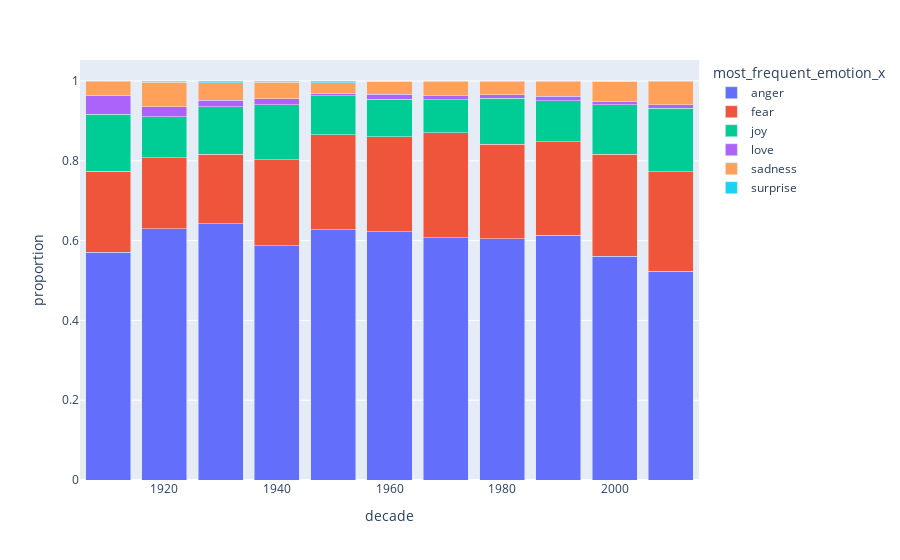

The code cell stored with this chart in its notebook:
### Code cell
merged_df = merged_df[merged_df['MovieReleaseDate'] >= 1910]

merged_df['decade'] = (merged_df['MovieReleaseDate'] // 10) * 10

df_grouped = merged_df.groupby(['decade', 'most_frequent_emotion_x']).size().reset_index(name='count')

total_per_decade = merged_df.groupby(['decade']).size().reset_index(name='total')

df_merged = pd.merge(df_grouped, total_per_decade, on='decade')
df_merged['proportion'] = df_merged['count'] / df_merged['total']

fig = px.bar(df_merged, x='decade', y='proportion', color='most_frequent_emotion_x', barmode='stack')
fig.show()


contingency_table = pd.crosstab(df_merged['decade'], df_merged['most_frequent_emotion_x'])

chi2, p, dof, expected = chi2_contingency(contingency_table)

print(f"Chi-squared: {chi2}, p-value: {p}")

fig_json = fig.to_json()

with open('figures/time-emotion.json', 'w') as json_file:
    json.dump(json.loads(fig_json), json_file, indent=4)

### Figure 1 — Plotly figure (JSON) as saved in the notebook; plotly's stock layout.template omitted (floating-point values rounded to 4 significant figures)
{"data": [{"alignmentgroup": "True", "hovertemplate": "most_frequent_emotion_x=anger<br>decade=%{x}<br>proportion=%{y}<extra></extra>", "legendgroup": "anger", "marker": {"color": "#636efa", "pattern": {"shape": ""}}, "name": "anger", "offsetgroup": "anger", "orientation": "v", "showlegend": true, "textposition": "auto", "type": "bar", "x": [1910, 1920, 1930, 1940, 1950, 1960, 1970, 1980, 1990, 2000, 2010], "xaxis": "x", "y": [0.5714, 0.6299, 0.6427, 0.5872, 0.6274, 0.6223, 0.607, 0.605, 0.6129, 0.5603, 0.5237], "yaxis": "y"}, {"alignmentgroup": "True", "hovertemplate": "most_frequent_emotion_x=fear<br>decade=%{x}<br>proportion=%{y}<extra></extra>", "legendgroup": "fear", "marker": {"color": "#EF553B", "pattern": {"shape": ""}}, "name": "fear", "offsetgroup": "fear", "orientation": "v", "showlegend": true, "textposition": "auto", "type": "bar", "x": [1910, 1920, 1930, 1940, 1950, 1960, 1970, 1980, 1990, 2000, 2010], "xaxis": "x", "y": [0.2024, 0.1779, 0.1735, 0.2159, 0.2377, 0.2374, 0.2627, 0.2365, 0.2349, 0.2567, 0.2487], "yaxis": "y"}, {"alignmentgroup": "True", "hovertemplate": "most_frequent_emotion_x=joy<br>decade=%{x}<br>proportion=%{y}<extra></extra>", "legendgroup": "joy", "marker": {"color": "#00cc96", "pattern": {"shape": ""}}, "name": "joy", "offsetgroup": "joy", "orientation": "v", "showlegend": true, "textposition": "auto", "type": "bar", "x": [1910, 1920, 1930, 1940, 1950, 1960, 1970, 1980, 1990, 2000, 2010], "xaxis": "x", "y": [0.1429, 0.1032, 0.1195, 0.1376, 0.09743, 0.09472, 0.08369, 0.1153, 0.1029, 0.124, 0.16], "yaxis": "y"}, {"alignmentgroup": "True", "hovertemplate": "most_frequent_emotion_x=love<br>decade=%{x}<br>proportion=%{y}<extra></extra>", "legendgroup": "love", "marker": {"color": "#ab63fa", "pattern": {"shape": ""}}, "name": "love", "offsetgroup": "love", "orientation": "v", "showlegend": true, "textposition": "auto", "type": "bar", "x": [1910, 1920, 1930, 1940, 1950, 1960, 1970, 1980, 1990, 2000, 2010], "xaxis": "x", "y": [0.04762, 0.02491, 0.01542, 0.01542, 0.005353, 0.01199, 0.009534, 0.008376, 0.01072, 0.008522, 0.008388], "yaxis": "y"}, {"alignmentgroup": "True", "hovertemplate": "most_frequent_emotion_x=sadness<br>decade=%{x}<br>proportion=%{y}<extra></extra>", "legendgroup": "sadness", "marker": {"color": "#FFA15A", "pattern": {"shape": ""}}, "name": "sadness", "offsetgroup": "sadness", "orientation": "v", "showlegend": true, "textposition": "auto", "type": "bar", "x": [1910, 1920, 1930, 1940, 1950, 1960, 1970, 1980, 1990, 2000, 2010], "xaxis": "x", "y": [0.03571, 0.0605, 0.04499, 0.04033, 0.02784, 0.03237, 0.03496, 0.03351, 0.03729, 0.04942, 0.05932], "yaxis": "y"}, {"alignmentgroup": "True", "hovertemplate": "most_frequent_emotion_x=surprise<br>decade=%{x}<br>proportion=%{y}<extra></extra>", "legendgroup": "surprise", "marker": {"color": "#19d3f3", "pattern": {"shape": ""}}, "name": "surprise", "offsetgroup": "surprise", "orientation": "v", "showlegend": true, "textposition": "auto", "type": "bar", "x": [1920, 1930, 1940, 1950, 1960, 1970, 1980, 1990, 2000], "xaxis": "x", "y": [0.003559, 0.003856, 0.003559, 0.004283, 0.001199, 0.002119, 0.001289, 0.001286, 0.001065], "yaxis": "y"}], "layout": {"barmode": "stack", "legend": {"title": {"text": "most_frequent_emotion_x"}, "tracegroupgap": 0}, "margin": {"t": 60}, "xaxis": {"anchor": "y", "domain": [0, 1], "title": {"text": "decade"}}, "yaxis": {"anchor": "x", "domain": [0, 1], "title": {"text": "proportion"}}}}
